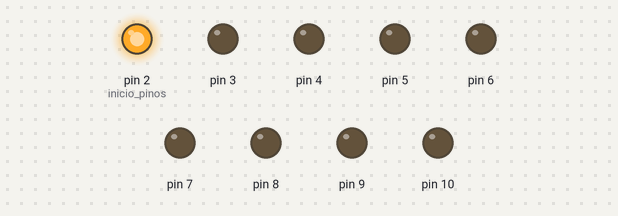
The sketch below on a simulated Arduino Uno, built with avr-gcc and run on an emulated ATmega328P. Shown: output pins drawn as LEDs (lit = HIGH).

Above: at 0.02 s.
At 0.5 s:
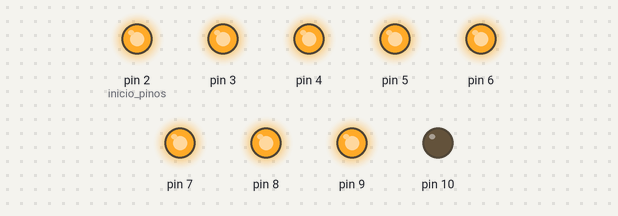
At 0.8 s:
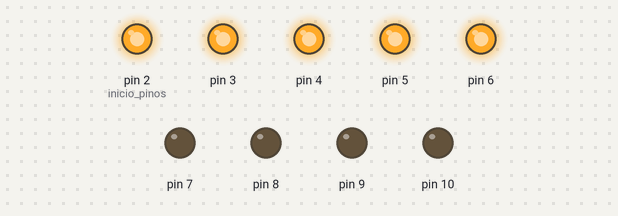
At 1.1 s:
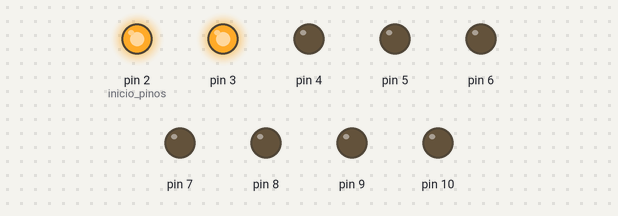
At 1.95 s:
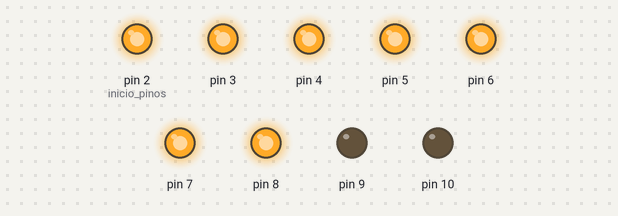
At 2.65 s:
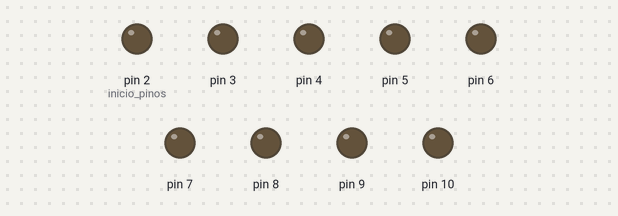
Timing chart, 0 to 3.1 s (numbered marks = the images above):
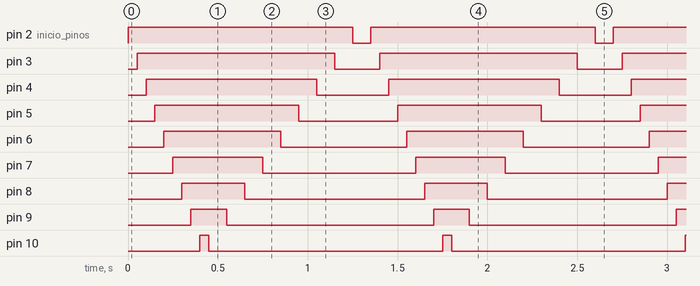

The sketch:

loops.ino
```cpp
#define inicio_pinos 2
#define out_pinos 11


bool executar = true;


void setup() {
  for(int i=inicio_pinos ; i<out_pinos ;i++)
      pinMode(i,OUTPUT);

  Serial.begin(9600);


  pinMode(A0,INPUT);

}

void loop() {

     if(Serial.available()){
        Serial.read();
        executar= !executar;

     }
    if(executar){
    for(int i=inicio_pinos ; i<out_pinos ;i++){

           digitalWrite(i,HIGH);
           delay(50);
    }

    for(int i=out_pinos-1 ; i>=inicio_pinos ;i--){

           digitalWrite(i,LOW);
           delay(100);
    }
   }


}
```

Measured:
- by itself, pin 2 (inicio_pinos): alternates HIGH for 1.3 s and LOW for 0.10 s
- by itself, pin 3: alternates HIGH for 1.1 s and LOW for 0.25 s
- by itself, pin 4: alternates HIGH for 0.95 s and LOW for 0.40 s
- by itself, pin 5: alternates HIGH for 0.80 s and LOW for 0.55 s
- by itself, pin 6: alternates HIGH for 0.65 s and LOW for 0.70 s
- by itself, pin 7: alternates HIGH for 0.50 s and LOW for 0.85 s
- by itself, pin 8: alternates HIGH for 0.35 s and LOW for 1.0 s
- by itself, pin 9: alternates HIGH for 0.20 s and LOW for 1.2 s
